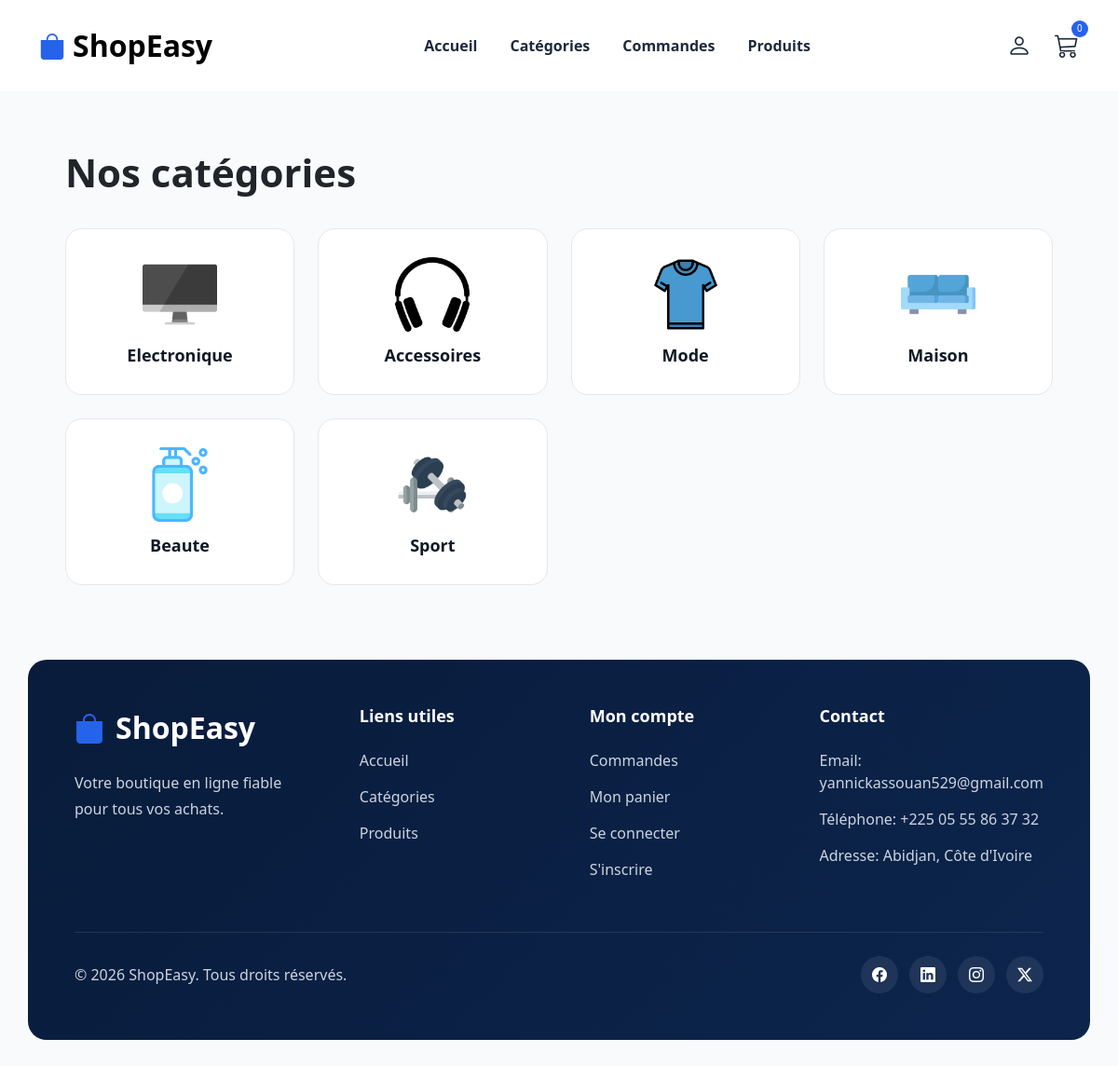
Page /categories/ on the committed database.
### store/models.py (models this page shows, shortened)
class Category(models.Model):
    name = models.CharField(max_length=100)
    image = models.ImageField(
        upload_to='categories/',
        blank=True,
        null=True
    )
    class Meta:
        verbose_name = "Category"
        verbose_name_plural = "Category"

### store/views.py (the view)
# urls.py: path('categories/',views.categories,name='categories'),
def categories(request):
    categories = Category.objects.all()
    return render(
        request,
        'categories.html',
        {
            'categories': categories
        }
    )

### store/context_processor.py (called while the page is built, shortened)
def cart_counter(request):
    count = 0
    return {
        'cart_count': count
    }

### store/templates/categories.html
{% extends 'base.html' %}
{% block content %}
<section class="categories-page">
    <h1 class="page-title">
        Nos catégories
    </h1>
    <div class="categories-grid">
        {% for category in categories %}
        <a href="{% url 'category_products' category.id %}"
           class="category-card">
            <img src="{{ category.image.url }}"
                 alt="{{ category.name }}">
            <h5>
                {{ category.name }}
            </h5>
        </a>
        {% endfor %}
    </div>
</section>
{% endblock %}

### store/static/css/style.css (style rules this page uses)
body { background:#f8fafc; padding-top:110px; }
.categories-grid { display:flex; justify-content:space-between; gap:20px; flex-wrap:nowrap; }
.category-card { flex:1; background:#fff; border:1px solid #e5e7eb; border-radius:16px; padding:25px 15px; text-align:center; transition:all .3s ease; cursor:pointer; }
.category-card img { width:65px; height:65px; object-fit:contain; margin-bottom:15px; }
.category-card h5 { margin:0; font-size:15px; font-weight:600; color:#111827; }
.categories-page { width:95%; margin:50px auto 80px; }
.page-title { font-size:42px; font-weight:700; margin-bottom:35px; }
.categories-page .categories-grid { display:grid; grid-template-columns: repeat(4,1fr); gap:25px; }
.categories-page .category-card { background:white; border:1px solid #e5e7eb; border-radius:18px; padding:30px; text-align:center; text-decoration:none; color:#111827; transition:.3s; }
.categories-page .category-card img { width:80px; height:80px; object-fit:contain; margin-bottom:15px; }
.categories-page .category-card h5 { margin:0; font-size:18px; font-weight:600; }

### rows in the picture
Category: image (picture), name "Electronique"
Category: image (picture), name "Accessoires"
Category: image (picture), name "Mode"
Category: image (picture), name "Maison"
Category: image (picture), name "Beaute"
Category: image (picture), name "Sport"

### other values in the picture
{{ cart_count }} "0"
